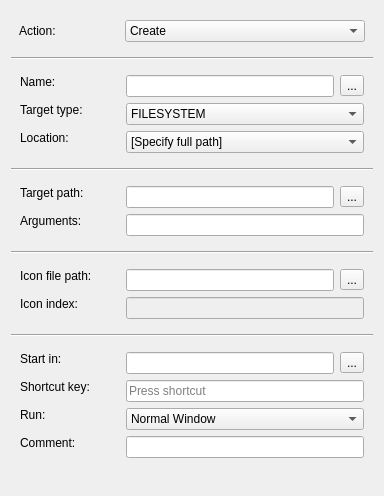
<?xml version="1.0" encoding="UTF-8"?>
<ui version="4.0">
 <class>ShortcutsWidget</class>
 <widget class="QWidget" name="ShortcutsWidget">
  <property name="geometry">
   <rect>
    <x>0</x>
    <y>0</y>
    <width>384</width>
    <height>496</height>
   </rect>
  </property>
  <property name="windowTitle">
   <string>Form</string>
  </property>
  <layout class="QGridLayout" name="gridLayout">
   <item row="1" column="0">
    <widget class="Line" name="line">
     <property name="font">
      <font>
       <pointsize>9</pointsize>
      </font>
     </property>
     <property name="orientation">
      <enum>Qt::Horizontal</enum>
     </property>
    </widget>
   </item>
   <item row="3" column="0">
    <widget class="Line" name="line_2">
     <property name="font">
      <font>
       <pointsize>9</pointsize>
      </font>
     </property>
     <property name="orientation">
      <enum>Qt::Horizontal</enum>
     </property>
    </widget>
   </item>
   <item row="5" column="0">
    <widget class="Line" name="line_3">
     <property name="font">
      <font>
       <pointsize>9</pointsize>
      </font>
     </property>
     <property name="orientation">
      <enum>Qt::Horizontal</enum>
     </property>
    </widget>
   </item>
   <item row="7" column="0">
    <widget class="Line" name="line_4">
     <property name="font">
      <font>
       <pointsize>9</pointsize>
      </font>
     </property>
     <property name="orientation">
      <enum>Qt::Horizontal</enum>
     </property>
    </widget>
   </item>
   <item row="9" column="0">
    <spacer name="verticalSpacer">
     <property name="orientation">
      <enum>Qt::Vertical</enum>
     </property>
     <property name="sizeHint" stdset="0">
      <size>
       <width>20</width>
       <height>40</height>
      </size>
     </property>
    </spacer>
   </item>
   <item row="4" column="0">
    <widget class="QWidget" name="targetPathWidget" native="true">
     <layout class="QFormLayout" name="pathLayout">
      <item row="0" column="0">
       <widget class="QLabel" name="targetPathLabel">
        <property name="sizePolicy">
         <sizepolicy hsizetype="MinimumExpanding" vsizetype="Fixed">
          <horstretch>0</horstretch>
          <verstretch>0</verstretch>
         </sizepolicy>
        </property>
        <property name="minimumSize">
         <size>
          <width>100</width>
          <height>0</height>
         </size>
        </property>
        <property name="text">
         <string>Target path:</string>
        </property>
       </widget>
      </item>
      <item row="0" column="1">
       <layout class="QHBoxLayout" name="targetPathLayout">
        <item>
         <widget class="preferences::ShortcutLineEdit" name="targetPathLineEdit">
          <property name="text">
           <string/>
          </property>
         </widget>
        </item>
        <item>
         <widget class="QToolButton" name="targetPathToolButton">
          <property name="text">
           <string>...</string>
          </property>
         </widget>
        </item>
       </layout>
      </item>
      <item row="1" column="0">
       <widget class="QLabel" name="argumentsLabel">
        <property name="sizePolicy">
         <sizepolicy hsizetype="MinimumExpanding" vsizetype="Fixed">
          <horstretch>0</horstretch>
          <verstretch>0</verstretch>
         </sizepolicy>
        </property>
        <property name="minimumSize">
         <size>
          <width>100</width>
          <height>0</height>
         </size>
        </property>
        <property name="text">
         <string>Arguments:</string>
        </property>
       </widget>
      </item>
      <item row="1" column="1">
       <widget class="preferences::ShortcutLineEdit" name="argumentsLineEdit">
        <property name="text">
         <string/>
        </property>
       </widget>
      </item>
     </layout>
    </widget>
   </item>
   <item row="6" column="0">
    <widget class="QWidget" name="iconFileWidget" native="true">
     <layout class="QFormLayout" name="iconLayout">
      <item row="0" column="0">
       <widget class="QLabel" name="iconFilePathLabel">
        <property name="sizePolicy">
         <sizepolicy hsizetype="MinimumExpanding" vsizetype="Fixed">
          <horstretch>0</horstretch>
          <verstretch>0</verstretch>
         </sizepolicy>
        </property>
        <property name="minimumSize">
         <size>
          <width>100</width>
          <height>0</height>
         </size>
        </property>
        <property name="text">
         <string>Icon file path:</string>
        </property>
       </widget>
      </item>
      <item row="0" column="1">
       <layout class="QHBoxLayout" name="iconFilePathLayout">
        <item>
         <widget class="preferences::ShortcutLineEdit" name="iconFilePathLineEdit">
          <property name="text">
           <string/>
          </property>
         </widget>
        </item>
        <item>
         <widget class="QToolButton" name="iconFilePathToolButton">
          <property name="text">
           <string>...</string>
          </property>
         </widget>
        </item>
       </layout>
      </item>
      <item row="1" column="0">
       <widget class="QLabel" name="iconIndex">
        <property name="sizePolicy">
         <sizepolicy hsizetype="MinimumExpanding" vsizetype="Fixed">
          <horstretch>0</horstretch>
          <verstretch>0</verstretch>
         </sizepolicy>
        </property>
        <property name="minimumSize">
         <size>
          <width>100</width>
          <height>0</height>
         </size>
        </property>
        <property name="text">
         <string>Icon index:</string>
        </property>
       </widget>
      </item>
      <item row="1" column="1">
       <widget class="preferences::ShortcutLineEdit" name="iconIndexLineEdit">
        <property name="enabled">
         <bool>false</bool>
        </property>
        <property name="text">
         <string/>
        </property>
       </widget>
      </item>
     </layout>
    </widget>
   </item>
   <item row="8" column="0">
    <widget class="QWidget" name="startInWidget" native="true">
     <layout class="QFormLayout" name="propertiesLayout">
      <item row="0" column="0">
       <widget class="QLabel" name="startInLabel">
        <property name="sizePolicy">
         <sizepolicy hsizetype="MinimumExpanding" vsizetype="Fixed">
          <horstretch>0</horstretch>
          <verstretch>0</verstretch>
         </sizepolicy>
        </property>
        <property name="minimumSize">
         <size>
          <width>100</width>
          <height>0</height>
         </size>
        </property>
        <property name="text">
         <string>Start in:</string>
        </property>
       </widget>
      </item>
      <item row="0" column="1">
       <layout class="QHBoxLayout" name="startInLayout">
        <item>
         <widget class="preferences::ShortcutLineEdit" name="startInLineEdit">
          <property name="text">
           <string/>
          </property>
         </widget>
        </item>
        <item>
         <widget class="QToolButton" name="startInToolButton">
          <property name="text">
           <string>...</string>
          </property>
         </widget>
        </item>
       </layout>
      </item>
      <item row="1" column="0">
       <widget class="QLabel" name="shortcutKeyLabel">
        <property name="sizePolicy">
         <sizepolicy hsizetype="MinimumExpanding" vsizetype="Fixed">
          <horstretch>0</horstretch>
          <verstretch>0</verstretch>
         </sizepolicy>
        </property>
        <property name="minimumSize">
         <size>
          <width>100</width>
          <height>0</height>
         </size>
        </property>
        <property name="text">
         <string>Shortcut key:</string>
        </property>
       </widget>
      </item>
      <item row="2" column="0">
       <widget class="QLabel" name="runLabel">
        <property name="sizePolicy">
         <sizepolicy hsizetype="MinimumExpanding" vsizetype="Fixed">
          <horstretch>0</horstretch>
          <verstretch>0</verstretch>
         </sizepolicy>
        </property>
        <property name="minimumSize">
         <size>
          <width>100</width>
          <height>0</height>
         </size>
        </property>
        <property name="text">
         <string>Run:</string>
        </property>
       </widget>
      </item>
      <item row="2" column="1">
       <widget class="QComboBox" name="runComboBox">
        <item>
         <property name="text">
          <string>Normal Window</string>
         </property>
        </item>
        <item>
         <property name="text">
          <string>Minimized</string>
         </property>
        </item>
        <item>
         <property name="text">
          <string>Maximized</string>
         </property>
        </item>
       </widget>
      </item>
      <item row="3" column="0">
       <widget class="QLabel" name="commentLabel">
        <property name="sizePolicy">
         <sizepolicy hsizetype="MinimumExpanding" vsizetype="Fixed">
          <horstretch>0</horstretch>
          <verstretch>0</verstretch>
         </sizepolicy>
        </property>
        <property name="minimumSize">
         <size>
          <width>100</width>
          <height>0</height>
         </size>
        </property>
        <property name="text">
         <string>Comment:</string>
        </property>
       </widget>
      </item>
      <item row="3" column="1">
       <widget class="preferences::ShortcutLineEdit" name="commentLineEdit">
        <property name="text">
         <string/>
        </property>
       </widget>
      </item>
      <item row="1" column="1">
       <widget class="QKeySequenceEdit" name="shortkutKeySequenceEdit"/>
      </item>
     </layout>
    </widget>
   </item>
   <item row="2" column="0">
    <widget class="QWidget" name="mainWidget" native="true">
     <layout class="QFormLayout" name="mainLayout">
      <item row="0" column="1">
       <layout class="QHBoxLayout" name="nameLayout">
        <item>
         <widget class="preferences::ShortcutLineEdit" name="nameLineEdit">
          <property name="text">
           <string/>
          </property>
         </widget>
        </item>
        <item>
         <widget class="QToolButton" name="nameToolButton">
          <property name="text">
           <string>...</string>
          </property>
         </widget>
        </item>
       </layout>
      </item>
      <item row="1" column="0">
       <widget class="QLabel" name="targetTypeLabel">
        <property name="sizePolicy">
         <sizepolicy hsizetype="MinimumExpanding" vsizetype="Fixed">
          <horstretch>0</horstretch>
          <verstretch>0</verstretch>
         </sizepolicy>
        </property>
        <property name="minimumSize">
         <size>
          <width>100</width>
          <height>0</height>
         </size>
        </property>
        <property name="text">
         <string>Target type:</string>
        </property>
       </widget>
      </item>
      <item row="1" column="1">
       <widget class="QComboBox" name="targetTypeComboBox">
        <item>
         <property name="text">
          <string>FILESYSTEM</string>
         </property>
        </item>
        <item>
         <property name="text">
          <string>URL</string>
         </property>
        </item>
        <item>
         <property name="text">
          <string>SHELL</string>
         </property>
        </item>
       </widget>
      </item>
      <item row="2" column="0">
       <widget class="QLabel" name="locationLabel">
        <property name="sizePolicy">
         <sizepolicy hsizetype="MinimumExpanding" vsizetype="Fixed">
          <horstretch>0</horstretch>
          <verstretch>0</verstretch>
         </sizepolicy>
        </property>
        <property name="minimumSize">
         <size>
          <width>100</width>
          <height>0</height>
         </size>
        </property>
        <property name="text">
         <string>Location:</string>
        </property>
       </widget>
      </item>
      <item row="2" column="1">
       <widget class="QComboBox" name="locationComboBox">
        <item>
         <property name="text">
          <string>[Specify full path]</string>
         </property>
        </item>
        <item>
         <property name="text">
          <string>Desktop</string>
         </property>
        </item>
        <item>
         <property name="text">
          <string>Start Menu</string>
         </property>
        </item>
        <item>
         <property name="text">
          <string>Programs</string>
         </property>
        </item>
        <item>
         <property name="text">
          <string>StartUp</string>
         </property>
        </item>
        <item>
         <property name="text">
          <string>Explorer Favorites</string>
         </property>
        </item>
        <item>
         <property name="text">
          <string>Explorer Links</string>
         </property>
        </item>
        <item>
         <property name="text">
          <string>Send To</string>
         </property>
        </item>
        <item>
         <property name="text">
          <string>Recent</string>
         </property>
        </item>
        <item>
         <property name="text">
          <string>Quick Launch ToolBar</string>
         </property>
        </item>
        <item>
         <property name="text">
          <string>My Network Places</string>
         </property>
        </item>
        <item>
         <property name="text">
          <string>All Users Desktop</string>
         </property>
        </item>
        <item>
         <property name="text">
          <string>All Users Start Menu</string>
         </property>
        </item>
        <item>
         <property name="text">
          <string>All Users Programs</string>
         </property>
        </item>
        <item>
         <property name="text">
          <string>All Users StartUp</string>
         </property>
        </item>
        <item>
         <property name="text">
          <string>All Users Explorer Favorites</string>
         </property>
        </item>
       </widget>
      </item>
      <item row="0" column="0">
       <widget class="QLabel" name="nameLabel">
        <property name="sizePolicy">
         <sizepolicy hsizetype="MinimumExpanding" vsizetype="Fixed">
          <horstretch>0</horstretch>
          <verstretch>0</verstretch>
         </sizepolicy>
        </property>
        <property name="minimumSize">
         <size>
          <width>100</width>
          <height>0</height>
         </size>
        </property>
        <property name="text">
         <string>Name:</string>
        </property>
       </widget>
      </item>
     </layout>
    </widget>
   </item>
   <item row="0" column="0">
    <widget class="QWidget" name="actionWidget" native="true">
     <layout class="QFormLayout" name="actionLayout">
      <property name="leftMargin">
       <number>8</number>
      </property>
      <property name="rightMargin">
       <number>8</number>
      </property>
      <item row="0" column="0">
       <widget class="QLabel" name="actionLabel">
        <property name="sizePolicy">
         <sizepolicy hsizetype="MinimumExpanding" vsizetype="Preferred">
          <horstretch>0</horstretch>
          <verstretch>0</verstretch>
         </sizepolicy>
        </property>
        <property name="minimumSize">
         <size>
          <width>100</width>
          <height>0</height>
         </size>
        </property>
        <property name="text">
         <string>Action:</string>
        </property>
       </widget>
      </item>
      <item row="0" column="1">
       <widget class="QComboBox" name="actionComboBox">
        <property name="currentText">
         <string>Create</string>
        </property>
        <item>
         <property name="text">
          <string>Create</string>
         </property>
        </item>
        <item>
         <property name="text">
          <string>Replace</string>
         </property>
        </item>
        <item>
         <property name="text">
          <string>Update</string>
         </property>
        </item>
        <item>
         <property name="text">
          <string>Delete</string>
         </property>
        </item>
       </widget>
      </item>
     </layout>
    </widget>
   </item>
  </layout>
 </widget>
 <customwidgets>
  <customwidget>
   <class>preferences::ShortcutLineEdit</class>
   <extends>QLineEdit</extends>
   <header>common/shortcutlineedit.h</header>
  </customwidget>
 </customwidgets>
 <resources/>
 <connections/>
</ui>
